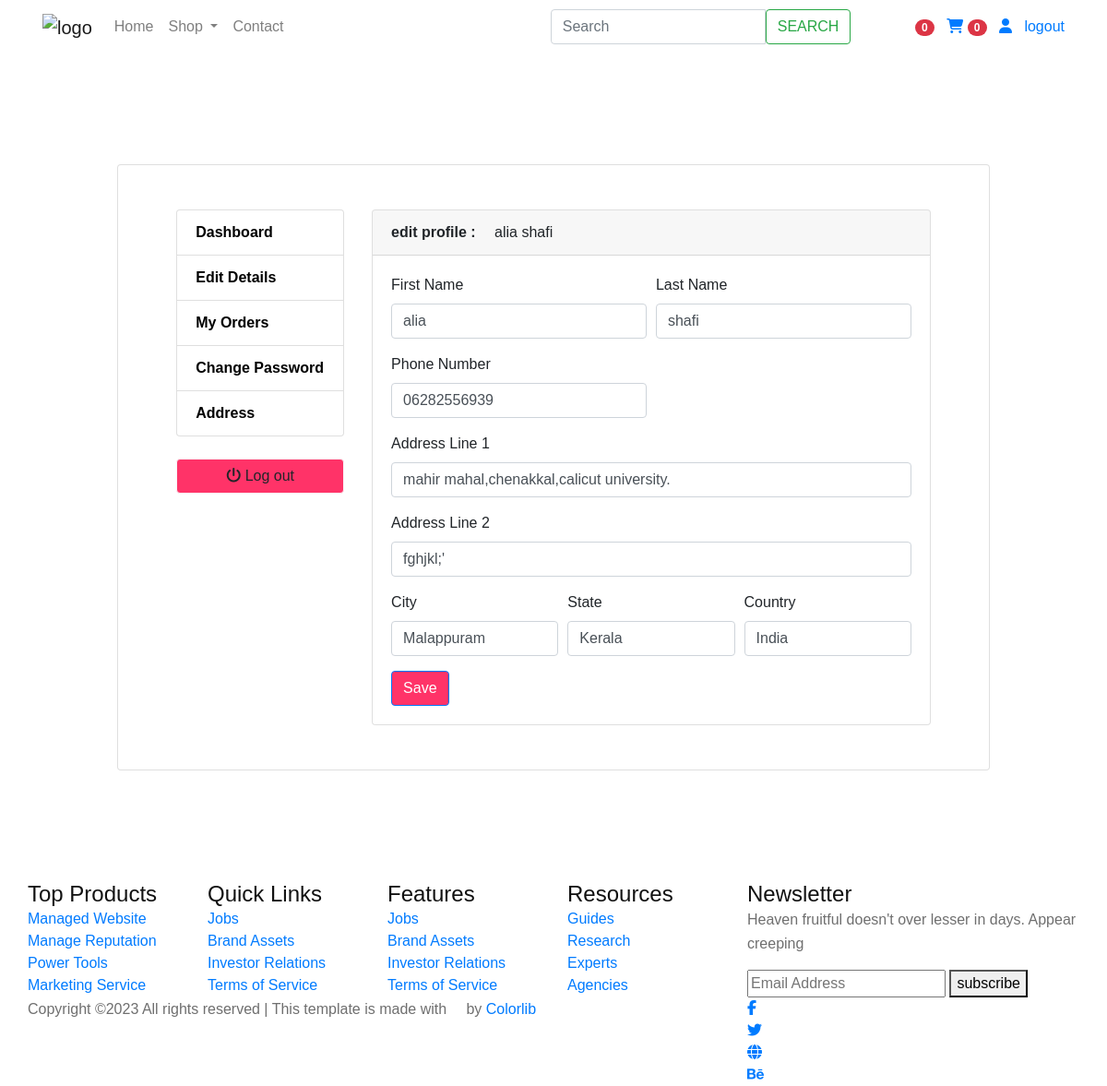
Page /accounts/edit_profile/ (signed in) on the committed database.
### accounts/models.py (models this page shows, shortened)
class Account(AbstractBaseUser):
    first_name      = models.CharField(max_length=50)
    last_name       = models.CharField(max_length=50)
    username        = models.CharField(max_length=50, unique=True)
    email           = models.EmailField(max_length=100, unique=True)
    phone_number    = models.CharField(max_length=50)
    otp_code        = models.CharField(max_length=6, blank=True)
    date_joined     = models.DateTimeField(auto_now_add=True)
    last_login      = models.DateTimeField(auto_now_add=True)
    is_admin        = models.BooleanField(default=False)
    is_staff        = models.BooleanField(default=False)
    is_active        = models.BooleanField(default=False)
    is_superadmin        = models.BooleanField(default=False)
    USERNAME_FIELD = 'email'
    REQUIRED_FIELDS = ['username', 'first_name', 'last_name']
    objects = MyAccountManager()

class UserProfile(models.Model):
    user = models.OneToOneField(Account, on_delete=models.CASCADE)
    address1 = models.CharField(blank=True, max_length=100)
    address2 = models.CharField(blank=True, max_length=100)
    city = models.CharField(blank=True, max_length=20)
    state = models.CharField(blank=True, max_length=20)
    country = models.CharField(blank=True, max_length=20)
    zipcode = models.IntegerField(null=True)

### accounts/views.py (the view)
# urls.py: path('edit_profile/', views.edit_profile, name='edit_profile'),
@login_required(login_url='login')
def edit_profile(request):
    userprofile, created = UserProfile.objects.get_or_create(user=request.user)
    if request.method == 'POST':
        user_form = UserForm(request.POST, instance=request.user)
        profile_form = UserProfileForm(request.POST, request.FILES, instance=userprofile)
        if user_form.is_valid() and profile_form.is_valid():
            user_form.save()
            profile_form.save()
            messages.success(request, 'Your profile has been updated.')
            return redirect('edit_profile')
    else:
        user_form = UserForm(instance=request.user)
        profile_form = UserProfileForm(instance=userprofile)
    context = {
        'user_form': user_form,
        'profile_form': profile_form,
        'userprofile': userprofile,
    }
    return render(request, 'accounts/edit_profile.html', context)

### accounts/forms.py
class UserForm(forms.ModelForm):
    class Meta:
        model = Account
        fields = ('first_name', 'last_name', 'phone_number')
    def __init__(self, *args, **kwargs):
        super(UserForm, self).__init__(*args, **kwargs)
        for field in self.fields:
            self.fields[field].widget.attrs['class'] = 'form-control'

class UserProfileForm(forms.ModelForm):
    class Meta:
        model = UserProfile
        fields = ('address1', 'address2', 'city', 'state', 'country',)
    def __init__(self, *args, **kwargs):
        super(UserProfileForm, self).__init__(*args, **kwargs)
        for field in self.fields:
            self.fields[field].widget.attrs['class'] = 'form-control'

### cart/context_processors.py (called while the page is built)
def counter(request):
    cart_count = 0
    if 'admin' in request.path:
        return {}
    else:
        try:
            cart = Cart.objects.filter(cart_id=_cart_id(request))
            if request.user.is_authenticated:
                cart_items = CartItem.objects.all().filter(user=request.user)
            else:
                cart_items = CartItem.objects.all().filter(cart=cart[:1])
            for cart_item in cart_items:
                cart_count += cart_item.quantity
        except Cart.DoesNotExist:
            cart_count = 0
    return dict(cart_count=cart_count)

### cart/views.py (called while the page is built)
def _cart_id(request):
    cart = request.session.session_key
    if not cart:
        cart = request.session.create()
    return cart

def _wishlist_id(request):
    wishlist = request.session.session_key
    if not wishlist:
        wishlist = request.session.create()
    return wishlist

### category/context_processors.py (called while the page is built)
def  menu_links(request):
    links=Category.objects.all()
    return {
       'links': links
    }

### category/models.py (called while the page is built)
    def get_url(self):
        return reverse('products_by_category', args=[ self.slug])

### store/context_processors.py (called while the page is built)
def wishlist_counter(request):
    wishlist_count = 0
    if 'admin' in request.path:
        return {}
    else:
        try:
            wishlist = Wishlist.objects.filter(wishlist_id=_wishlist_id(request))
            if request.user.is_authenticated:
                wishlist_items = WishlistItem.objects.all().filter(user=request.user)
            else:
                wishlist_items = WishlistItem.objects.all().filter(wishlist=wishlist[:1])
            for wishlist_item in wishlist_items:
                wishlist_count += 1
        except Wishlist.DoesNotExist:
            wishlist_count = 0
    return dict(wishlist_count=wishlist_count)

### templates/accounts/edit_profile.html (shortened to what this page needs)
{% extends 'base.html' %}
{% load static %}
{% block content %}
<section class="section-content p-5 padding-y bg my-5">
    <div class="container p-4" style="max-width: 90%;">
            <div class="card mx-auto p-5" >
        <div class="container" style="m-5" >
            <div class="row">
                {% include 'includes/dashboard_sidebar.html' %}
                <main class="col-md-9">
                <article class="card">
                <header class="card-header">
                    <strong class="d-inline-block mr-3">edit profile : </strong>
                    <span>{{user.first_name}}        {{user.last_name}}</span>
                </header>
                <div class="card-body">
                    <div class="row">
                    <div class="col-md-12">
                        <form action="{% url 'edit_profile' %}" method="POST" enctype="multipart/form-data">
                            <div class="form-row">
                                <div class="form-group col-md-6">
                                    <label>First Name</label>
                                    {{user_form.first_name}}
                                </div>
                                <div class="form-group col-md-6">
                                    <label>Last Name</label>
                                    {{user_form.last_name}}
                                </div>
                            </div>
                            <div class="form-row">
                                <div class="form-group col-md-6">
                                    <label>Phone Number</label>
                                    {{user_form.phone_number}}
                                </div>
                            </div>
                            <div class="form-group">
                                <label>Address Line 1</label>
                                {{profile_form.address1}}
                            </div>
                            <div class="form-group">
                                <label>Address Line 2</label>
                                {{profile_form.address2}}
                            </div>
                            <div class="form-row">
                                <div class="form-group col-md-4">
                                    <label>City</label>
                                    {{profile_form.city}}
                                </div>
                                <div class="form-group col-md-4">
                                    <label>State</label>
                                    {{profile_form.state}}
                                </div>
                                <div class="form-group col-md-4">
                                    <label>Country</label>
                                    {{profile_form.country}}
                                </div>
                            </div>
                            <input type="submit" value="Save" class="btn btn-primary" style="background-color: #FF3368">
                        </form>
                    </div>
                    </div>
                </div>
            </div>
        </div>
</section>
{% endblock %}

### adminpanel/static/css/style.css (style rules this page uses)
html, body { height: 100%; font-family: "Cairo", sans-serif; -webkit-font-smoothing: antialiased; font-smooth: antialiased; }
body { top:0!important; }
@media only screen and (min-width: 1200px) { .container { max-width: 1170px; } }

### rows in the picture
Account: first_name "alia", last_name "shafi", phone_number "06282556939"
UserProfile: address1 "mahir mahal,chenakkal,calicut university.", address2 "fghjkl;'", city "Malappuram", state "Kerala", country "India"

### other values in the picture
{{ wishlist_count }} "0"
{{ cart_count }} "0"
